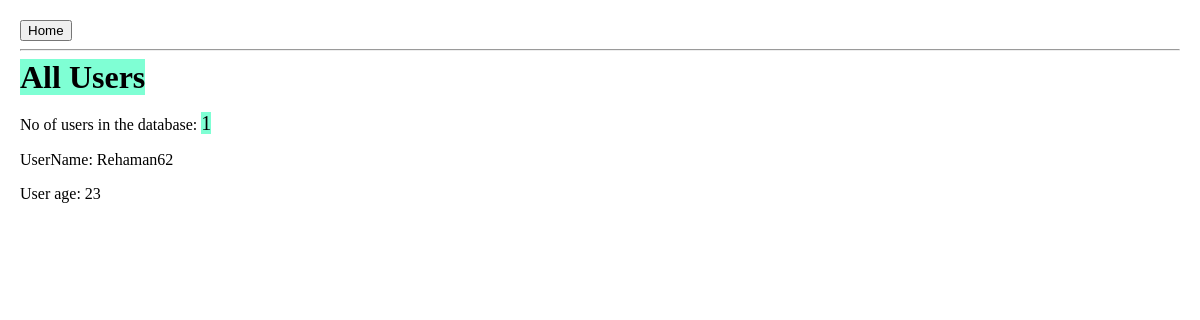
/list_all, run on an earlier commit of the app's database.
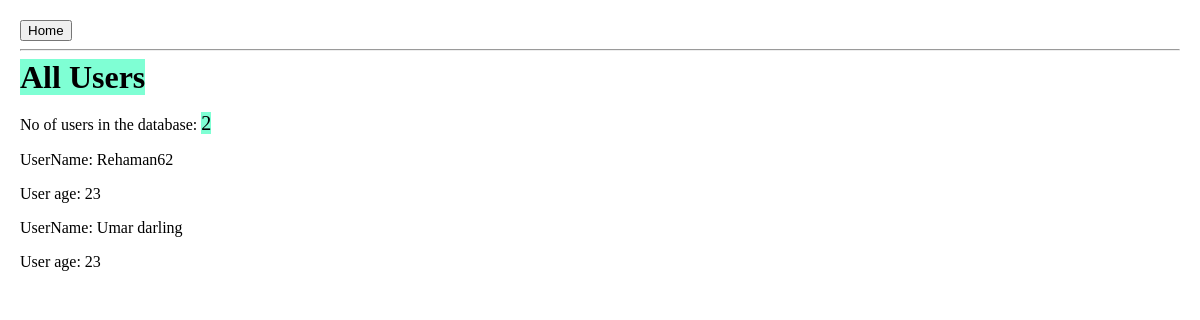
And on a later commit of the database.
### users/models.py (models this page shows)
class Profile(models.Model):
    fname = models.CharField(max_length =100)
    lname = models.CharField(max_length =100)
    user_name = models.CharField(max_length =50)
    description = models.TextField(null=True, blank=True)
    age = models.IntegerField(null=True, blank=True)
    location = models.CharField(max_length=100, null=True, blank=True)
    def __str__(self):
        return self.user_name

### users/views.py (the view)
# urls.py: path('list_all', views.list_all_users, name='list_all_users'),
def list_all_users(request):
    context = {}
    profiles = Profile.objects.all()
    context['dataset']= profiles
    context['length'] = len(profiles)
    return render(request, 'curd_op/list_all_users.html', context)

### templates/curd_op/list_all_users.html (shortened to what this page needs)
<!DOCTYPE html>
<html lang="en">
<head>
</head>
<body>
    <div>
        <form action="{% url 'home_page' %}">
            <input type="submit" value="Home" />
        </form>
        <hr>
        <h1 class="heading">All Users</h1>
        <p>No of users in the database: <span class="class_span">{{ length}}</span></p>
    </div>
    <div class="user">
        {% for data in dataset %}
        <p>UserName: {{ data.user_name}}</p>
        <p>User age: {{ data.age}}</p>
        {% endfor %}
    </div>
</body>
</html>

### templates/curd_op/list_all_users.html (style rules this page uses)
body { margin: 20px; }
.user { height: 120px; width: 200px; }
.heading { background-color: aquamarine; display: inline; }
.class_span { font-size: 20px; background-color: aquamarine; }

What changed in the data, as far as the page shows it:
added Profile: user_name "Umar darling", age "23"
Also different on the page:
{{ length }}: "1" → "2"
